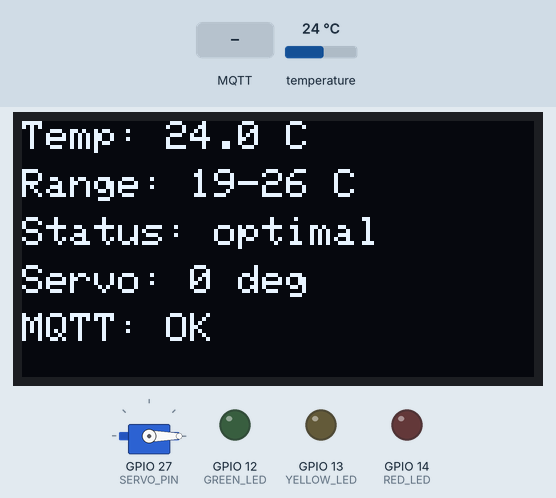
Recording of a program running on a simulated ESP32. Parts: 128×64 one-colour display, servo, output pins drawn as LEDs (lit = HIGH). The test bench sets the inputs (shaded band); at power-on: temperature 24 °C. WiFi joins after 1.5 s; servers stay silent unless stated; no MQTT or app messages arrive unless stated; what the program prints to the serial monitor is not drawn.

Above: at 5.6 s.
5.7 s: MQTT message "90" arrives on the second subscribed topic
At 11.4 s:
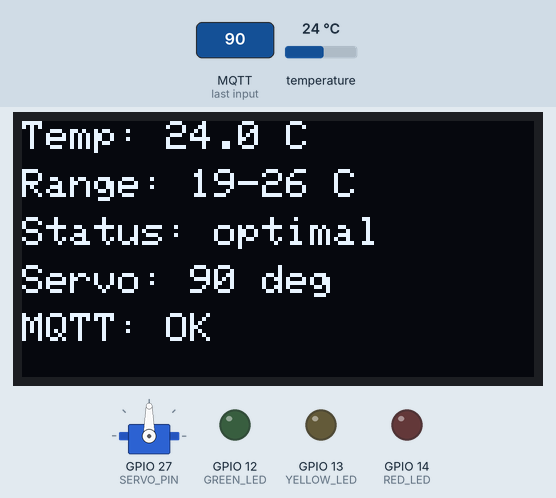
11.7 s: temperature set to 19.6 °C
At 16.6 s:
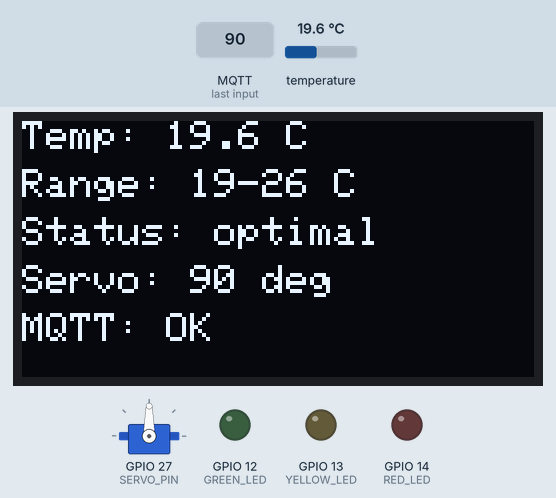
17.5 s: temperature set to 18.3 °C
At 22.9 s:
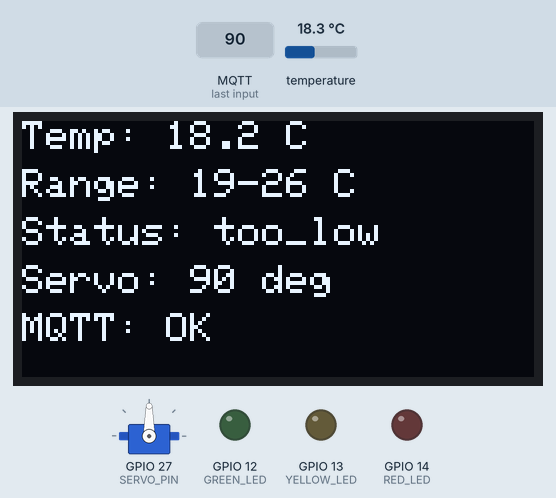
23.3 s: temperature set to 28 °C
At 28.0 s:
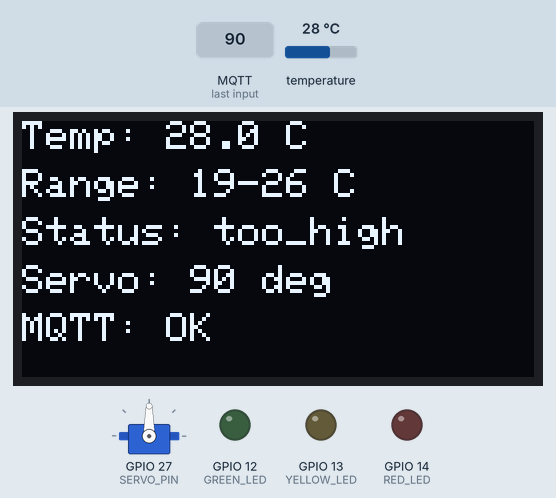
29.1 s: MQTT message "green" arrives on the first subscribed topic
At 30.0 s:
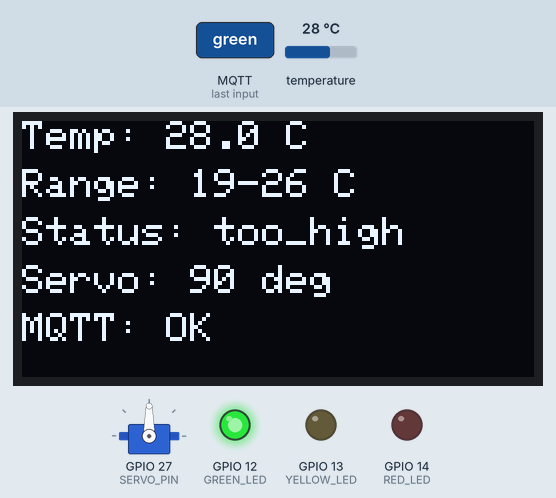
30.6 s: MQTT message "green" arrives on the second subscribed topic
At 32.0 s:
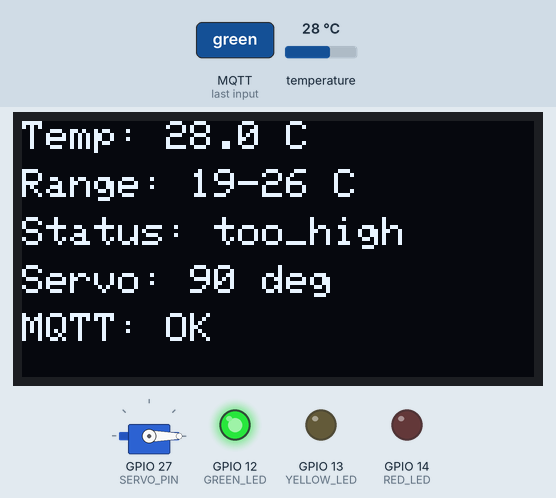
Timing chart, 0 to 33.6 s (numbered marks = the images above; inputs shaded):
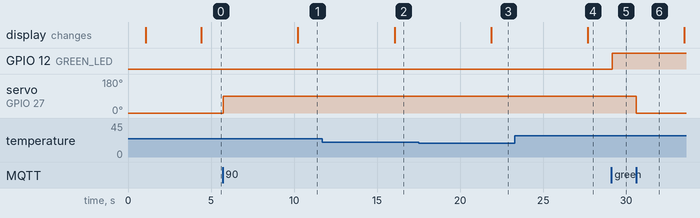

Measured:
- the behaviour switches between 19 and 18.9 °C on temperature (found by bisection; images 2 and 3)
- after the input at 5.7 s, servo on GPIO 27 (SERVO_PIN): 0° → 90° at once; the display: changes after 4.5 s (image 1)
- after the input at 11.7 s, the display: changes after 4.4 s (image 2)
- after the input at 17.5 s, the display: changes after 4.4 s (image 3)
- after the input at 23.3 s, the display: changes after 4.4 s (image 4)
- after the input at 29.1 s, GPIO 12 (GREEN_LED): LOW → HIGH after 0.05 s
- after the input at 30.6 s, servo on GPIO 27 (SERVO_PIN): 90° → 0° at once

The program:

main.cpp
```cpp
#include <Arduino.h>
#include <OneWire.h>
#include <DallasTemperature.h>
#include <WiFi.h>
#include <ArduinoJson.h>
#include <Adafruit_SSD1306.h>
#include <Adafruit_GFX.h>
#include <PubSubClient.h>
#include <ESP32Servo.h>

// Pin Definitions
#define ONE_WIRE_BUS 4
#define GREEN_LED    12
#define RED_LED      14
#define YELLOW_LED   13
#define SERVO_PIN    27

// OLED Display
#define SCREEN_WIDTH  128
#define SCREEN_HEIGHT 64
#define OLED_RESET    -1
Adafruit_SSD1306 display(SCREEN_WIDTH, SCREEN_HEIGHT, &Wire, OLED_RESET);

// Sensor
OneWire oneWire(ONE_WIRE_BUS);
DallasTemperature sensors(&oneWire);

// Servo
Servo ventServo;
int currentServoAngle = 0;

// Constants
const float TEMP_MIN = 19.0;
const float TEMP_MAX = 26.0;
const int MEASURE_INTERVAL = 5000;

// States
float currentTemp = 0.0;
unsigned long lastMeasure = 0;
String tempStatus = "";

// WiFi
const char *ssid = "FIAB_Me_Up_Scotty";
const char *password = "404PassNotFound";

// MQTT
WiFiClient espClient;
PubSubClient mqttClient(espClient);

const int mqtt_port = 1883;
const char *mqtt_host = "192.168.178.28";
const char *mqtt_client_id = "esp32-temp-01";
const char *mqtt_user = "mqttuser";
const char *mqtt_pass = "mqttpass";

// Topics
const char *topic_pub_temp = "iot/esp32/temperature";
const char *topic_cmd_led = "iot/esp32/cmd/led";
const char *topic_cmd_servo = "iot/esp32/cmd/servo";


void mqttCallback(char *topic, byte *payload, unsigned int length) {
    // Null-terminate payload
    char msg[64];
    unsigned int len = min(length, (unsigned int) (sizeof(msg) - 1));
    memcpy(msg, payload, len);
    msg[len] = '\0';

    Serial.printf("MQTT recv [%s]: %s\n", topic, msg);

    // LED command: "green", "red", "yellow", "off"
    if (strcmp(topic, topic_cmd_led) == 0) {
        digitalWrite(GREEN_LED, LOW);
        digitalWrite(RED_LED, LOW);
        digitalWrite(YELLOW_LED, LOW);

        if (strcmp(msg, "green") == 0) {
            digitalWrite(GREEN_LED, HIGH);
        } else if (strcmp(msg, "red") == 0) {
            digitalWrite(RED_LED, HIGH);
        } else if (strcmp(msg, "yellow") == 0) {
            digitalWrite(YELLOW_LED, HIGH);
        }
        // "off" -> all remain LOW
    }

    // Servo command: angle 0-180
    if (strcmp(topic, topic_cmd_servo) == 0) {
        int angle = atoi(msg);
        angle = constrain(angle, 0, 180);
        ventServo.write(angle);
        currentServoAngle = angle;
        Serial.printf("Servo -> %d deg\n", angle);
    }
}


void updateDisplay() {
    display.clearDisplay();
    display.setTextSize(1);
    display.setTextColor(SSD1306_WHITE);

    display.setCursor(0, 0);
    display.printf("Temp: %.1f C", currentTemp);

    display.setCursor(0, 12);
    display.printf("Range: %.0f-%.0f C", TEMP_MIN, TEMP_MAX);

    display.setCursor(0, 24);
    display.printf("Status: %s", tempStatus.c_str());

    display.setCursor(0, 36);
    display.printf("Servo: %d deg", currentServoAngle);

    display.setCursor(0, 48);
    display.printf("MQTT: %s", mqttClient.connected() ? "OK" : "DISC");

    display.display();
}

void mqttReconnect() {
    int attempts = 0;
    while (WiFi.status() == WL_CONNECTED && !mqttClient.connected() && attempts < 3) {
        Serial.printf("MQTT connecting (%d/3)... ", attempts + 1);

        if (mqttClient.connect(mqtt_client_id, mqtt_user, mqtt_pass)) {
            Serial.println("OK");
            // Subscribe to command topics
            mqttClient.subscribe(topic_cmd_led);
            mqttClient.subscribe(topic_cmd_servo);
            Serial.println("Subscribed to cmd topics");
        } else {
            Serial.printf("failed rc=%d\n", mqttClient.state());
            delay(2000);
        }
        attempts++;
    }
}

void publishTemperature() {
    if (!mqttClient.connected()) return;

    DynamicJsonDocument doc(256);
    doc["temperature"] = currentTemp;
    doc["status"] = tempStatus;
    doc["device_id"] = mqtt_client_id;
    doc["minTemp"] = TEMP_MIN;
    doc["maxTemp"] = TEMP_MAX;
    doc["servo"] = currentServoAngle;

    char payload[256];
    size_t n = serializeJson(doc, payload, sizeof(payload));

    bool ok = mqttClient.publish(topic_pub_temp,
                                 reinterpret_cast<const uint8_t *>(payload),
                                 n, false);
    Serial.printf("MQTT pub: %s\n", ok ? "OK" : "FAIL");
}

// Temperature measurement
void measureTemperature() {
    sensors.requestTemperatures();
    currentTemp = sensors.getTempCByIndex(0);

    if (currentTemp >= TEMP_MIN && currentTemp <= TEMP_MAX) {
        tempStatus = "optimal";
    } else if (currentTemp > TEMP_MAX) {
        tempStatus = "too_high";
    } else {
        tempStatus = "too_low";
    }

    Serial.printf("Temp: %.1f C [%s]\n", currentTemp, tempStatus.c_str());

    updateDisplay();
    publishTemperature();
}

// Initialization Methods
void initDisplay() {
    if (!display.begin(SSD1306_SWITCHCAPVCC, 0x3C)) {
        Serial.println("OLED not found!");
        while (1) delay(100);
    }
    display.clearDisplay();
    display.setTextSize(2);
    display.setTextColor(SSD1306_WHITE);
    display.setCursor(0, 0);
    display.println("Starting...");
    display.display();
    delay(1000);
}

void initWiFi() {
    Serial.printf("WiFi: connecting to %s\n", ssid);
    WiFi.begin(ssid, password);

    int timeout = 0;
    while (WiFi.status() != WL_CONNECTED && timeout < 20) {
        delay(500);
        Serial.print(".");
        timeout++;
    }

    if (WiFi.status() == WL_CONNECTED) {
        Serial.printf("\nWiFi OK - IP: %s\n", WiFi.localIP().toString().c_str());
    } else {
        Serial.println("\nWiFi FAILED");
    }
}

void setup() {
    Serial.begin(115200);
    delay(1000);
    Serial.println("\n== ESP32 CPS Start ==");

    // Hardware init
    initDisplay();
    pinMode(GREEN_LED, OUTPUT);
    pinMode(RED_LED, OUTPUT);
    pinMode(YELLOW_LED, OUTPUT);

    ventServo.attach(SERVO_PIN);
    ventServo.write(0);

    sensors.begin();
    initWiFi();

    // MQTT init
    mqttClient.setServer(mqtt_host, mqtt_port);
    mqttClient.setCallback(mqttCallback);

    if (WiFi.status() == WL_CONNECTED) {
        mqttReconnect();
    }

    measureTemperature();
    lastMeasure = millis();
}

void loop() {
    // MQTT keep-alive + reconnect
    if (WiFi.status() == WL_CONNECTED) {
        if (!mqttClient.connected()) mqttReconnect();
        mqttClient.loop();
    }

    // Periodic measurement
    if (millis() - lastMeasure >= (unsigned long) MEASURE_INTERVAL) {
        measureTemperature();
        lastMeasure = millis();
    }

    delay(50);
}
```
